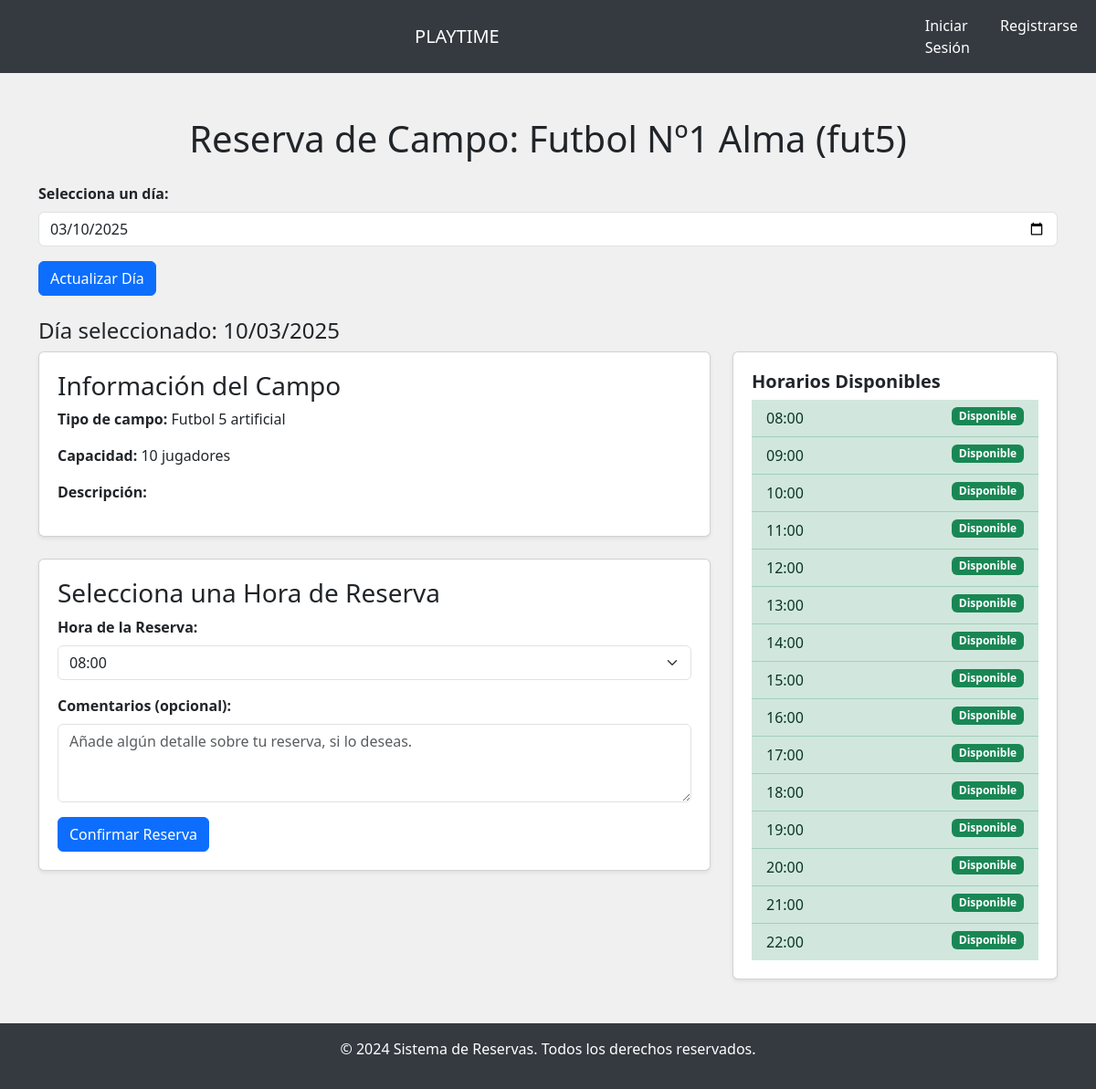
Page /reservar_campo/1/ on the committed database.
### Aplicacion1/models.py (models this page shows, shortened)
class Campo(models.Model):
    nombre = models.CharField(max_length=50)
    tipo_campo = models.CharField(max_length=50)
    capacidad_jugadores = models.IntegerField()
    disponible = models.BooleanField(default=True)
    instalacion = models.ForeignKey(Instalacion, on_delete=models.CASCADE, related_name='canchas')
    deporte = models.CharField(max_length=50, default='futbol')  # Valor por defecto "futbol"

### Aplicacion1/views.py (the view, shortened to what this page needs)
# urls.py: path('reservar_campo/<int:campo_id>/', views.reservar_campo, name='reservar_campo'),
def reservar_campo(request, campo_id):
    campo = get_object_or_404(Campo, id=campo_id)
    today = now().date()  # Obtenemos solo la fecha actual
    dia_reserva_str = request.GET.get('fecha')
    dia_reserva = parse_date(dia_reserva_str) if dia_reserva_str else today  # Si no hay fecha, usamos la de hoy
    horarios_disponibles = [
        datetime.combine(dia_reserva, datetime.min.time()) + timedelta(hours=hour)
        for hour in range(8, 23)
    ]
    horas_reservadas = set(
        Reserva.objects.filter(
            cancha=campo,
            fecha_hora_inicio__date=dia_reserva
        ).values_list('fecha_hora_inicio', flat=True)
    )
    return render(request, 'reservar_campo.html', {
        'campo': campo,
        'dia_reserva': dia_reserva,
        'horarios_disponibles': horarios_disponibles,
        'horas_reservadas': horas_reservadas,
    })

### Aplicacion1/templates/reservar_campo.html (shortened to what this page needs)
{% load custom_filters %}
<!DOCTYPE html>
<html lang="es">
<head>
    <link href="https://cdn.jsdelivr.net/npm/bootstrap@5.3.0-alpha1/dist/css/bootstrap.min.css" rel="stylesheet">
    <link href="https://cdnjs.cloudflare.com/ajax/libs/font-awesome/5.15.4/css/all.min.css" rel="stylesheet">
</head>
<body>
    <nav class="navbar navbar-expand-lg navbar-dark">
        <div class="container-fluid">
          <div class="d-flex justify-content-center w-100">
            <a class="navbar-brand" href="{% url 'index' %}">PLAYTIME</a>
          </div>
          <div class="collapse navbar-collapse" id="navbarNav">
            <ul class="navbar-nav ms-auto">
              {% if user.is_authenticated %}
                <li class="nav-item dropdown">
                  <a class="nav-link dropdown-toggle d-flex align-items-center" href="#" id="userDropdown" role="button" data-bs-toggle="dropdown" aria-expanded="false">
                    <div class="avatar bg-primary text-white rounded-circle d-flex align-items-center justify-content-center me-2" style="width: 40px; height: 40px;">
                      {{ user.first_name|default:user.username|first|upper }}
                    </div>
                    {{ user.first_name|default:user.username }}
                  </a>
                  <ul class="dropdown-menu dropdown-menu-end" aria-labelledby="userDropdown">
                    <li>
                      <form action="{% url 'logout' %}" method="post" class="d-inline">
                        {% csrf_token %}
                        <button type="submit" class="dropdown-item">Cerrar sesión</button>
                      </form>
                    </li>
                  </ul>
                </li>
              {% else %}
                <li class="nav-item">
                  <a class="nav-link" href="{% url 'login' %}">Iniciar Sesión</a>
                </li>
                <li class="nav-item">
                  <a class="nav-link" href="{% url 'register' %}">Registrarse</a>
                </li>
              {% endif %}
            </ul>
          </div>
        </div>
      </nav>
    <div class="container mt-5">
        <h1 class="text-center mb-4">Reserva de Campo: {{ campo.nombre }}</h1>
        <form method="GET" action="{% url 'reservar_campo' campo.id %}">
            <label for="fecha" class="form-label">Selecciona un día:</label>
            <input type="date" id="fecha" name="fecha" class="form-control mb-3" value="{{ dia_reserva|date:"Y-m-d" }}" min="{{ dia_reserva|date:"Y-m-d" }}">
            <button type="submit" class="btn btn-primary mb-4">Actualizar Día</button>
        </form>
        <h4>Día seleccionado: {{ dia_reserva|date:"d/m/Y" }}</h4>
        <div class="row">
            <div class="col-md-8">
                <div class="card shadow-sm">
                    <div class="card-body">
                        <h3>Información del Campo</h3>
                        <p><strong>Tipo de campo:</strong> {{ campo.tipo_campo }}</p>
                        <p><strong>Capacidad:</strong> {{ campo.capacidad_jugadores }} jugadores</p>
                        <p><strong>Descripción:</strong> {{ campo.descripcion }}</p>
                    </div>
                </div>
                <div class="card shadow-sm mt-4">
                    <div class="card-body">
                        <h3>Selecciona una Hora de Reserva</h3>
                        <form action="{% url 'reservar_campo_confirmado' campo.id %}" method="POST">
                            <div class="mb-3">
                                <label for="hora_reserva" class="form-label">Hora de la Reserva:</label>
                                <select class="form-select" id="hora_reserva" name="hora_reserva" required>
                                    {% for hora in horarios_disponibles %}
                                        <option value="{{ hora|date:'H:i' }}" {% if hora in horas_reservadas %} disabled {% endif %}>
                                            {{ hora|date:"H:i" }} {% if hora in horas_reservadas %} (Reservado) {% endif %}
                                        </option>
                                    {% endfor %}
                                </select>
                            </div>
                            <div class="mb-3">
                                <label for="comentarios" class="form-label">Comentarios (opcional):</label>
                                <textarea class="form-control" id="comentarios" name="comentarios" rows="3" placeholder="Añade algún detalle sobre tu reserva, si lo deseas."></textarea>
                            </div>
                            <button type="submit" class="btn btn-primary" {% if hora_reserva in horas_reservadas %}disabled{% endif %}>Confirmar Reserva</button>
                        </form>
                                            </div>
                </div>
            </div>
            <div class="col-md-4">
                <div class="card shadow-sm">
                    <div class="card-body">
                        <h4 class="card-title">Horarios Disponibles</h4>
                        <ul class="list-group list-group-flush">
                            {% for hora in horarios_disponibles %}
                                <li class="list-group-item {% if hora in horas_reservadas %}list-group-item-danger{% else %}list-group-item-success{% endif %}">
                                    {{ hora|date:"H:i" }}
                                    {% if hora in horas_reservadas %}
                                        <span class="badge bg-danger float-end">Reservado</span>
                                    {% else %}
                                        <span class="badge bg-success float-end">Disponible</span>
                                    {% endif %}
                                </li>
                            {% endfor %}
                        </ul>
                    </div>
                </div>
            </div>
        </div>
    </div>
    <footer class="footer mt-5 text-white text-center py-3">
        <p>&copy; 2024 Sistema de Reservas. Todos los derechos reservados.</p>
    </footer>
</body>
</html>

### Aplicacion1/templates/reservar_campo.html (style rules this page uses)
.card-body { padding: 20px; }
.card-title { font-size: 1.25rem; font-weight: bold; }
.form-label { font-weight: bold; }
.footer { background-color: #343a40; color: white; }
body { background-color: #f0f0f0; }
.navbar { background-color: #343a40; }
.navbar-brand, .nav-link { color: white !important; }
.footer { background-color: #343a40; color: white; padding: 20px; text-align: center; }

### rows in the picture
Campo: nombre "Futbol Nº1 Alma (fut5)", tipo_campo "Futbol 5 artificial", capacidad_jugadores "10"

### other values in the picture
{{ dia_reserva|date:"d/m/Y" }} "10/03/2025"
{{ hora|date:"H:i" }} "08:00" "09:00" "10:00" "11:00" "12:00" "13:00" "14:00" "15:00" "16:00" "17:00" "18:00" "19:00" "20:00" "21:00" "22:00"
form field hora_reserva "08:00"
